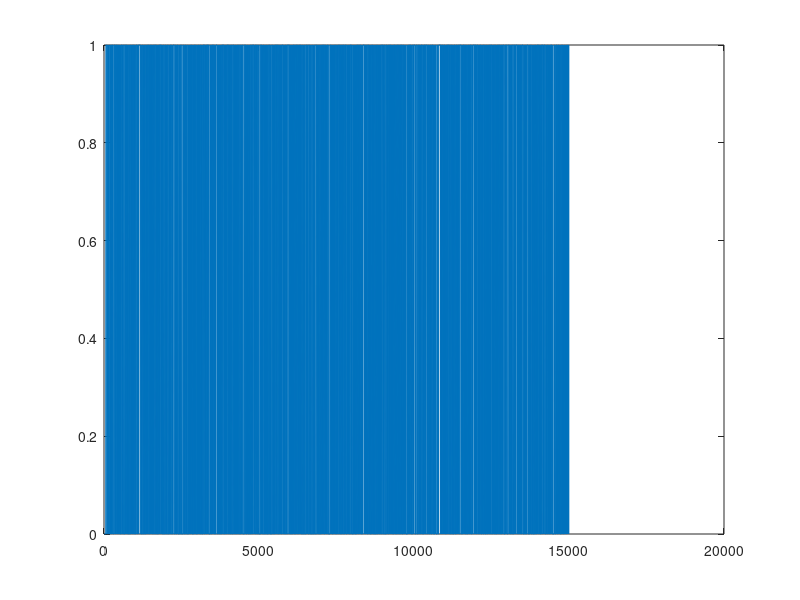

MATLAB code to generate this figure:
load('ensaio_prbs.txt')

t = ensaio_prbs(:,1);
u = ensaio_prbs(:,2);
y = ensaio_prbs(:,3);

figure('color',[1 1 1])
plot(t,u)